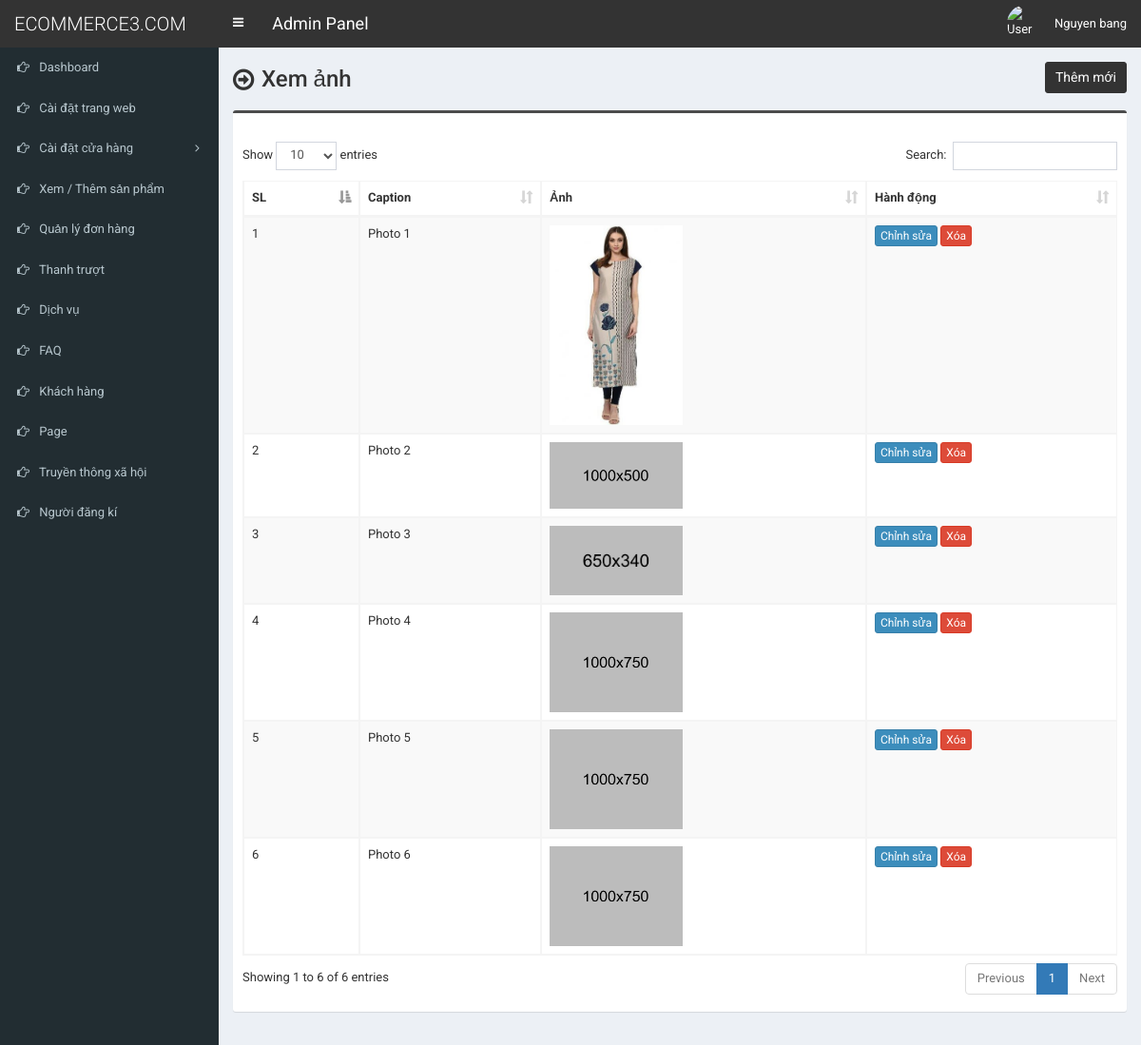
/admin/photo.php (signed in), run on the app's committed database.
### tables this page shows
CREATE TABLE `tbl_photo` (
  `id` int(11) NOT NULL,
  `caption` varchar(255) NOT NULL,
  `photo` varchar(255) NOT NULL
);

### admin/photo.php (the view, shortened to what this page needs)
<?php require_once('header.php'); ?>
<section class="content-header">
	<div class="content-header-left">
		<h1>Xem ảnh</h1>
	</div>
	<div class="content-header-right">
		<a href="photo-add.php" class="btn btn-primary btn-sm">Thêm mới</a>
	</div>
</section>
<section class="content">
  <div class="row">
    <div class="col-md-12">
      <div class="box box-info">
        <div class="box-body table-responsive">
          <table id="example1" class="table table-bordered table-striped">
			<thead>
			    <tr>
			        <th>SL</th>
			        <th>Caption</th>
			        <th>Ảnh</th>
			        <th>Hành động</th>
			    </tr>
			</thead>
            <tbody>
            	<?php
            	$i=0;
            	$statement = $pdo->prepare("SELECT * FROM tbl_photo");
            	$statement->execute();
            	$result = $statement->fetchAll(PDO::FETCH_ASSOC);
            	foreach ($result as $row) {
            		$i++;
	            	?>
	                <tr>
	                    <td><?php echo $i; ?></td>
	                    <td><?php echo $row['caption']; ?></td>
	                    <td>
	                    	<img src="../assets/uploads/<?php echo $row['photo']; ?>" width="140">
	                    </td>
	                    <td>
	                        <a href="photo-edit.php?id=<?php echo $row['id']; ?>" class="btn btn-primary btn-xs">Chỉnh sửa</a>
	                        <a href="#" class="btn btn-danger btn-xs" data-href="photo-delete.php?id=<?php echo $row['id']; ?>" data-toggle="modal" data-target="#confirm-delete">Xóa</a>
	                    </td>
	                </tr>
	                <?php
            	}
            	?>
            </tbody>
          </table>
        </div>
      </div>
</section>
<?php require_once('footer.php'); ?>

### admin/style.css (style rules this page uses)
body { font-size: 13px; font-family: 'Roboto', sans-serif; }
.content-header>h1, .content-header .content-header-left h1 { font-family: 'Roboto', sans-serif; }
.box-info { padding-top: 20px; }
.content-header { overflow: hidden; }
.content-header .content-header-left { float: left; padding-top: 5px; }
.content-header .content-header-right { float: right; }
.content-header .content-header-left h1 { margin-top: 0; margin-bottom: 0; padding-left: 30px; padding-bottom: 5px; font-size: 24px; position: relative; }
.content-header .content-header-left h1:before { position: absolute; top: 0; left: 0; font-family: 'FontAwesome', sans-serif; font-size: 26px; content: '\f18e'; }
.content-header .content-header-right a { position: relative; font-size: 14px; }
.box.box-info { border-top-color: #4c4c4c; }
.content-header .content-header-right a { background-color: #333333; border-color: #333333; }

### data on the page
tbl_photo: caption "Photo 1", photo (picture)
tbl_photo: caption "Photo 2", photo (picture)
tbl_photo: caption "Photo 3", photo (picture)
tbl_photo: caption "Photo 4", photo (picture)
tbl_photo: caption "Photo 5", photo (picture)
tbl_photo: caption "Photo 6", photo (picture)

### other printed values
$_SESSION['user']['full_name'] "Nguyen bang"
